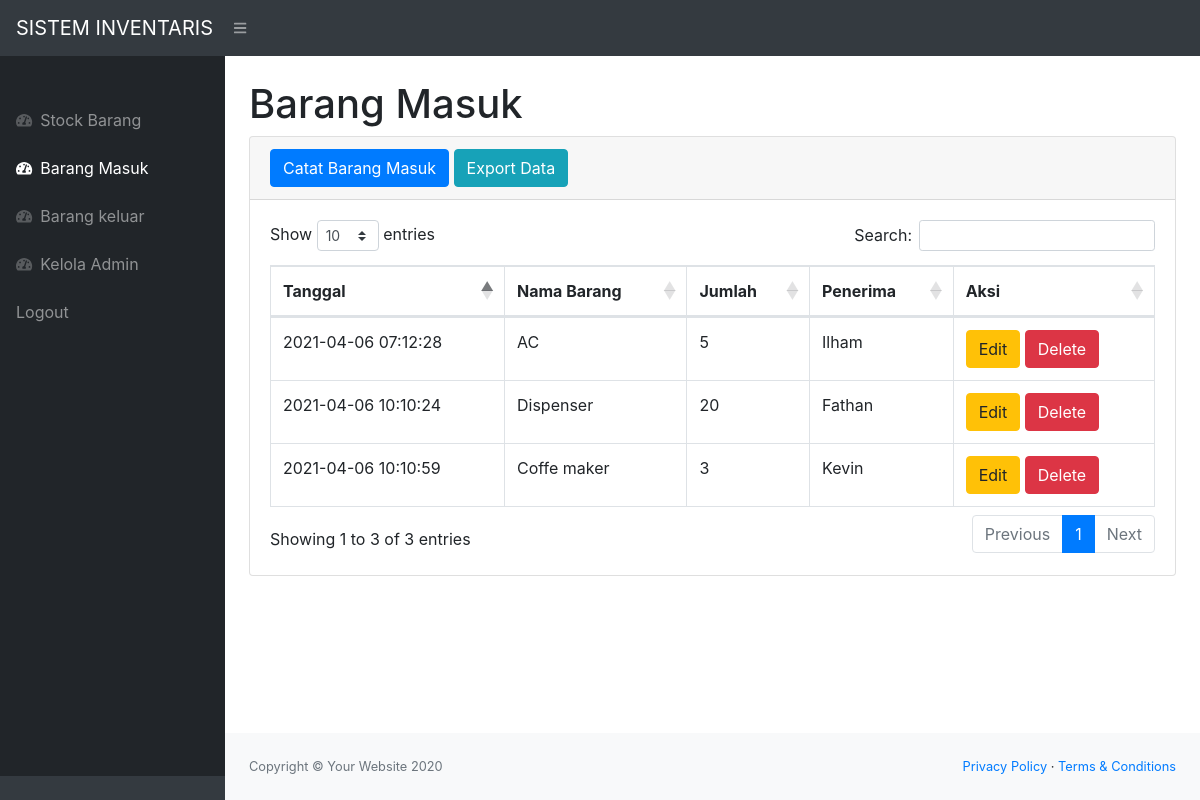
The app's page /masuk.php (signed in) with its own data.
### tables this page shows
CREATE TABLE `barangmasuk` (
  `idmasuk` int(11) NOT NULL,
  `idbarang` int(11) NOT NULL,
  `tanggal` timestamp NOT NULL DEFAULT CURRENT_TIMESTAMP,
  `keterangan` varchar(25) NOT NULL,
  `qty` int(11) NOT NULL
);

CREATE TABLE `stock` (
  `idbarang` int(11) NOT NULL,
  `namabarang` varchar(25) NOT NULL,
  `deskripsi` varchar(25) NOT NULL,
  `stock` int(11) NOT NULL
);

### masuk.php (the view, shortened to what this page needs)
<?php
require 'function.php';
?>
<!DOCTYPE html>
<html lang="en">
<head>
  <link href="css/styles.css" rel="stylesheet" />
  <link href="https://cdn.datatables.net/1.10.20/css/dataTables.bootstrap4.min.css" rel="stylesheet" />
</head>
<body class="sb-nav-fixed">
  <nav class="sb-topnav navbar navbar-expand navbar-dark bg-dark">
    <a class="navbar-brand" href="index.php">SISTEM INVENTARIS</a>
    <button class="btn btn-link btn-sm order-1 order-lg-0" id="sidebarToggle" href="#"><i class="fas fa-bars"></i></button>
  </nav>
  <div id="layoutSidenav">
    <div id="layoutSidenav_nav">
      <nav class="sb-sidenav accordion sb-sidenav-dark" id="sidenavAccordion">
        <div class="sb-sidenav-menu">
          <div class="nav">
            <div class="sb-sidenav-menu-heading"></div>
            <a class="nav-link" href="index.php">
              <div class="sb-nav-link-icon"><i class="fas fa-tachometer-alt"></i></div>
              Stock Barang
            </a>
            <a class="nav-link" href="masuk.php">
              <div class="sb-nav-link-icon"><i class="fas fa-tachometer-alt"></i></div>
              Barang Masuk
            </a>
            <a class="nav-link" href="keluar.php">
              <div class="sb-nav-link-icon"><i class="fas fa-tachometer-alt"></i></div>
              Barang keluar
            </a>
            <a class="nav-link" href="admin.php">
              <div class="sb-nav-link-icon"><i class="fas fa-tachometer-alt"></i></div>
              Kelola Admin
            </a>
            <a class="nav-link" href="logout.php">
              Logout
            </a>
          </div>
        </div>
        <div class="sb-sidenav-footer">
      </nav>
    </div>
    <div id="layoutSidenav_content">
      <main>
        <div class="container-fluid">
          <h1 class="mt-4">Barang Masuk</h1>
          <div class="card mb-4">
            <div class="card-header">
              <button type="button" class="btn btn-primary" data-toggle="modal" data-target="#myModal">
                Catat Barang Masuk
              </button>
              <a href="exportmasuk.php" class="btn btn-info">Export Data</a>
            </div>
            <div class="card-body">
              <div class="table-responsive">
                <table class="table table-bordered" id="dataTable" width="100%" cellspacing="0">
                  <thead>
                    <tr>
                      <th>Tanggal</th>
                      <th>Nama Barang</th>
                      <th>Jumlah</th>
                      <th>Penerima</th>
                      <th>Aksi</th>
                    </tr>
                  </thead>
                  <tbody>
                    <?php
                    $ambilsemuadatastock = mysqli_query($conn, "select * from barangmasuk bm, stock s where s.idbarang = bm.idbarang");
                    while ($data = mysqli_fetch_array($ambilsemuadatastock)) {
                      $idm = $data['idmasuk'];
                      $tanggal = $data['tanggal'];
                      $namabarang = $data['namabarang'];
                      $qty = $data['qty'];
                      $keterangan = $data['keterangan'];
                    ?>
                      <tr>
                        <td><?= $tanggal; ?></td>
                        <td><?= $namabarang; ?></td>
                        <td><?= $qty; ?></td>
                        <td><?= $keterangan; ?></td>
                        <td>
                          <button type="button" class="btn btn-warning" data-toggle="modal" data-target="#edit<?= $idm; ?>">
                            Edit
                          </button>
                          <button type="button" class="btn btn-danger" data-toggle="modal" data-target="#delete<?= $idm; ?>">
                            Delete
                          </button>
                        </td>
                      </tr>
                    <?php
                    };
                    ?>
                  </tbody>
                </table>
              </div>
            </div>
          </div>
        </div>
      </main>
      <footer class="py-4 bg-light mt-auto">
        <div class="container-fluid">
          <div class="d-flex align-items-center justify-content-between small">
            <div class="text-muted">Copyright &copy; Your Website 2020</div>
            <div>
              <a href="#">Privacy Policy</a>
              &middot;
              <a href="#">Terms &amp; Conditions</a>
            </div>
          </div>
        </div>
      </footer>
    </div>
  </div>
</body>
</html>

### records on screen
barangmasuk: tanggal "2021-04-06 07:12:28", idbarang.namabarang "AC", qty "5", keterangan "Ilham"
barangmasuk: tanggal "2021-04-06 10:10:24", idbarang.namabarang "Dispenser", qty "20", keterangan "Fathan"
barangmasuk: tanggal "2021-04-06 10:10:59", idbarang.namabarang "Coffe maker", qty "3", keterangan "Kevin"
